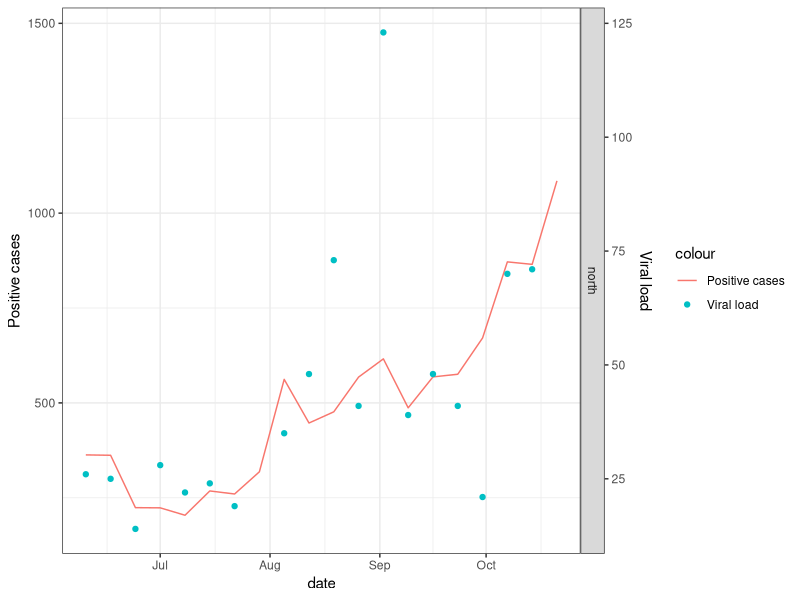
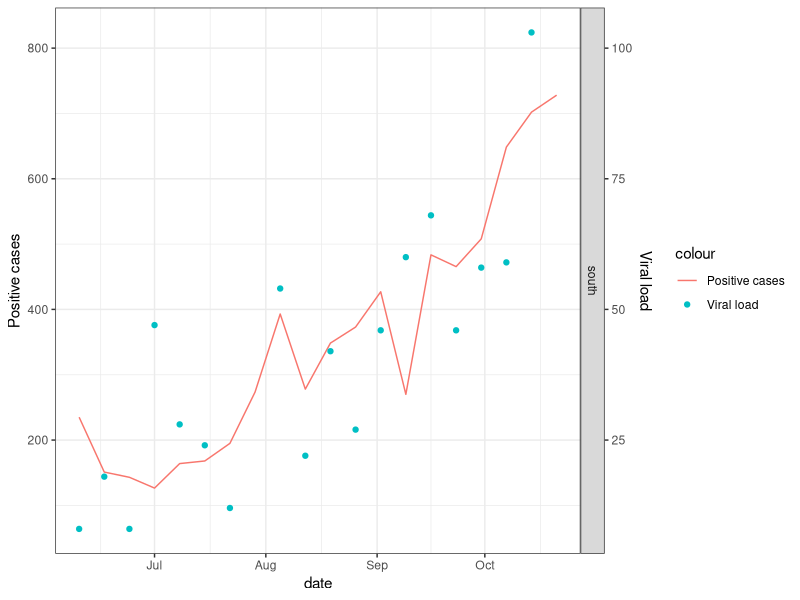

Here is the R script that generated these plots, in order:
library(tidyverse)
library(lubridate)
library(zoo)

deer_df <- read.csv("wastewater.csv",header = TRUE,stringsAsFactors = FALSE) %>%
  mutate(date = mdy(date)) 

# Weekly viral data

weekly_df <- read.csv("parsed_weekly_102220.csv",header = TRUE,stringsAsFactors = FALSE) %>%
  gather(date,count,-city) %>%
  mutate(parsed_date = mdy(str_replace_all(str_sub(date,2,200),'\\.','/'))) %>%
  select(city,parsed_date,count) 

north_city <- c("NorthBoston","Wilmington","Reading","Wakefield","Bedford","Burlington","Woburn","Stoneham","Lexington","Winchester","Melrose","Waltham","Arlington","Belmont","Medford","Malden","Revere","Everett","Chelsea","Winthrop","Somerville","Cambridge","Watertown","Belmont")
south_city <- c("SouthBoston","Ashland","Framingham","Natick","Wellesley","Needham","Newton","Brookline","Dedham","Westwood","Norwood","Walpole","Canton","Stoughton","Milton","Randolph","Quincy","Randolph","Braintree","Holbrook","Weymouth","Hingham")

weekly_summary_df <- weekly_df %>%
  mutate(old_date = parsed_date - 7) %>%
  left_join(.,weekly_df %>% rename(old_date = parsed_date,old_count = count)) %>%
  mutate(new_cases = count - old_count) %>%
  filter(!is.na(new_cases)) %>%
  rename(date = parsed_date) %>%
  select(city,date,new_cases)

weekly_temp_df <- data.frame(
  date = c(as.Date('2020-06-10'):as.Date('2020-10-21'))
) %>%
  mutate(date = as.Date(date)) %>%
  left_join(.,weekly_summary_df %>%
              rbind(.,weekly_summary_df %>% 
                      filter(city == "Boston") %>% 
                      mutate(city = "NorthBoston",new_cases = new_cases / 2)) %>%
              rbind(.,weekly_summary_df %>%
                      filter(city == "Boston") %>%
                      mutate(city = "SouthBoston",new_cases = new_cases / 2))
  ) %>%
  mutate(deer = ifelse(city %in% north_city,"north","none")) %>%
  mutate(deer = ifelse(city %in% south_city,"south",deer)) %>%
  group_by(date,deer) %>%
  summarize(positives = sum(new_cases))


weekly_graph_df <- weekly_temp_df %>%
  left_join(.,deer_df %>%
              rename(north = northern,south = southern) %>%
              select(date,north,south) %>%
              filter(date > '2020-06-01') %>%
              gather(deer,viral,-date)
  )

viral_factor <- 12
ggplot(weekly_graph_df %>% filter(deer == "north"),
       aes(x = date)) +
  theme_bw() + 
  geom_line(aes(y = positives, colour = "Positive cases")) + 
  geom_point(aes(y = viral_factor*viral,colour = "Viral load")) + 
  scale_y_continuous(name = "Positive cases",sec.axis = sec_axis(~./viral_factor,name = "Viral load")) + 
  facet_grid(rows = vars(deer))

viral_factor <- 8
ggplot(weekly_graph_df %>% filter(deer == "south"),
       aes(x = date)) +
  theme_bw() + 
  geom_line(aes(y = positives, colour = "Positive cases")) + 
  geom_point(aes(y = viral_factor*viral,colour = "Viral load")) + 
  scale_y_continuous(name = "Positive cases",sec.axis = sec_axis(~./viral_factor,name = "Viral load")) + 
  facet_grid(rows = vars(deer))
